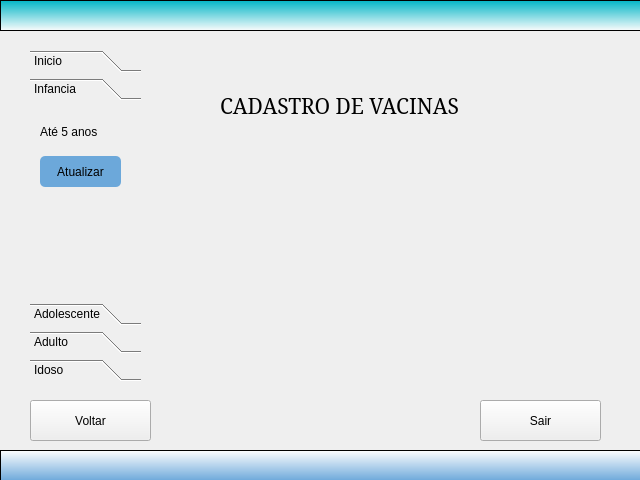
<?xml version="1.0" encoding="UTF-8"?>
<ui version="4.0">
 <class>MainWindow</class>
 <widget class="QMainWindow" name="MainWindow">
  <property name="geometry">
   <rect>
    <x>0</x>
    <y>0</y>
    <width>640</width>
    <height>480</height>
   </rect>
  </property>
  <property name="windowTitle">
   <string>MainWindow</string>
  </property>
  <property name="styleSheet">
   <string notr="true">font: 10pt &quot;Constantia&quot;;</string>
  </property>
  <widget class="QWidget" name="centralwidget">
   <property name="styleSheet">
    <string notr="true">QPushButton{
background-color: rgb(72, 187, 198);
border-radius: 5px;	
}
QPushButton:hover{
background-color: rgb(72, 187, 198);
border-radius: 5px;	
}
QPushButton:pressed{
background-color: rgb(255 , 255, 255);
border-radius: 5px;	
}
background-color: rgb(255, 255, 255);
font: 10pt &quot;Constantia&quot;;
</string>
   </property>
   <widget class="QFrame" name="frame">
    <property name="geometry">
     <rect>
      <x>0</x>
      <y>0</y>
      <width>641</width>
      <height>31</height>
     </rect>
    </property>
    <property name="styleSheet">
     <string notr="true">background-color: qlineargradient(spread:pad, x1:0.5, y1:0, x2:0.5, y2:1, stop:0 rgba(0, 181, 198, 255), stop:1 rgba(255, 255, 255, 224));</string>
    </property>
    <property name="frameShape">
     <enum>QFrame::StyledPanel</enum>
    </property>
    <property name="frameShadow">
     <enum>QFrame::Raised</enum>
    </property>
   </widget>
   <widget class="QFrame" name="frame_2">
    <property name="geometry">
     <rect>
      <x>0</x>
      <y>450</y>
      <width>641</width>
      <height>31</height>
     </rect>
    </property>
    <property name="styleSheet">
     <string notr="true">background-color: qlineargradient(spread:pad, x1:0.5, y1:0, x2:0.5, y2:1, stop:0 rgba(255, 255, 255, 255), stop:1 rgba(108, 168, 218, 255));</string>
    </property>
    <property name="frameShape">
     <enum>QFrame::StyledPanel</enum>
    </property>
    <property name="frameShadow">
     <enum>QFrame::Raised</enum>
    </property>
   </widget>
   <widget class="QStackedWidget" name="stackedWidget">
    <property name="geometry">
     <rect>
      <x>160</x>
      <y>50</y>
      <width>441</width>
      <height>331</height>
     </rect>
    </property>
    <property name="currentIndex">
     <number>0</number>
    </property>
    <widget class="QWidget" name="page_inicio">
     <widget class="QLabel" name="label_5">
      <property name="geometry">
       <rect>
        <x>70</x>
        <y>50</y>
        <width>301</width>
        <height>261</height>
       </rect>
      </property>
      <property name="font">
       <font>
        <family>Constantia</family>
        <pointsize>10</pointsize>
        <weight>50</weight>
        <italic>false</italic>
        <bold>false</bold>
       </font>
      </property>
      <property name="autoFillBackground">
       <bool>false</bool>
      </property>
      <property name="styleSheet">
       <string notr="true"/>
      </property>
      <property name="text">
       <string/>
      </property>
      <property name="textFormat">
       <enum>Qt::AutoText</enum>
      </property>
      <property name="pixmap">
       <pixmap>logo-versão_completa-removebg-preview.png</pixmap>
      </property>
      <property name="scaledContents">
       <bool>true</bool>
      </property>
     </widget>
     <widget class="QLabel" name="label_6">
      <property name="geometry">
       <rect>
        <x>60</x>
        <y>30</y>
        <width>311</width>
        <height>51</height>
       </rect>
      </property>
      <property name="font">
       <font>
        <family>Constantia</family>
        <pointsize>16</pointsize>
        <weight>50</weight>
        <italic>false</italic>
        <bold>false</bold>
       </font>
      </property>
      <property name="styleSheet">
       <string notr="true"> font:16pt &quot;Constantia&quot;;

</string>
      </property>
      <property name="text">
       <string>CADASTRO DE VACINAS</string>
      </property>
     </widget>
    </widget>
    <widget class="QWidget" name="page_infancia">
     <widget class="QWidget" name="">
      <property name="geometry">
       <rect>
        <x>0</x>
        <y>30</y>
        <width>451</width>
        <height>897</height>
       </rect>
      </property>
      <layout class="QVBoxLayout" name="verticalLayout">
       <item>
        <widget class="QCheckBox" name="checkBox_bcc">
         <property name="text">
          <string>BCG </string>
         </property>
        </widget>
       </item>
       <item>
        <widget class="QCheckBox" name="checkBox_2_hepatiteB">
         <property name="text">
          <string>Hepatite B</string>
         </property>
        </widget>
       </item>
       <item>
        <widget class="QCheckBox" name="checkBox_3">
         <property name="text">
          <string>Penta (3 doses)</string>
         </property>
        </widget>
       </item>
       <item>
        <widget class="QCheckBox" name="checkBox_4">
         <property name="text">
          <string>Vacina Poliomietile 1, 2 e 3 (inativa)(VIP) 
(3 doses + 2 Reforços) </string>
         </property>
        </widget>
       </item>
       <item>
        <widget class="QCheckBox" name="checkBox_5">
         <property name="text">
          <string>Pneumocócita 10 Valente (2 Doses + 1 Reforço)</string>
         </property>
        </widget>
       </item>
       <item>
        <widget class="QCheckBox" name="checkBox_6">
         <property name="text">
          <string>Rotavírus humano (2 doses)</string>
         </property>
        </widget>
       </item>
       <item>
        <widget class="QCheckBox" name="checkBox_32">
         <property name="text">
          <string>DTP (3 Doses + 2 Reforços)</string>
         </property>
        </widget>
       </item>
       <item>
        <widget class="QCheckBox" name="checkBox_31">
         <property name="text">
          <string>Triplice Viral</string>
         </property>
        </widget>
       </item>
       <item>
        <widget class="QCheckBox" name="checkBox_30">
         <property name="text">
          <string>Rotavírus humano (2 doses)</string>
         </property>
        </widget>
       </item>
       <item>
        <widget class="QCheckBox" name="checkBox_29">
         <property name="text">
          <string>BCG </string>
         </property>
        </widget>
       </item>
       <item>
        <widget class="QCheckBox" name="checkBox_28">
         <property name="text">
          <string>Meningocócita C (2 doses + 1 Reforço)</string>
         </property>
        </widget>
       </item>
       <item>
        <widget class="QCheckBox" name="checkBox_27">
         <property name="text">
          <string>Vacina Poliomietile 1, 2 e 3 (inativa)(VIP) 
(3 doses + 2 Reforços) </string>
         </property>
        </widget>
       </item>
       <item>
        <widget class="QCheckBox" name="checkBox_26">
         <property name="text">
          <string>Hepatite B</string>
         </property>
        </widget>
       </item>
       <item>
        <widget class="QCheckBox" name="checkBox_25">
         <property name="text">
          <string>Pneumocócita 10 Valente (2 Doses + 1 Reforço)</string>
         </property>
        </widget>
       </item>
       <item>
        <widget class="QCheckBox" name="checkBox_24">
         <property name="text">
          <string>Penta (3 doses)</string>
         </property>
        </widget>
       </item>
       <item>
        <widget class="QCheckBox" name="checkBox_15">
         <property name="text">
          <string>Vacina Poliomielite 1 e 3 (atenuada) (VOP) 
(2 doses de Reforço)</string>
         </property>
        </widget>
       </item>
       <item>
        <widget class="QCheckBox" name="checkBox_7">
         <property name="text">
          <string>Meningocócita C (2 doses + 1 Reforço)</string>
         </property>
        </widget>
       </item>
       <item>
        <widget class="QCheckBox" name="checkBox_8">
         <property name="text">
          <string>Triplice Viral</string>
         </property>
        </widget>
       </item>
       <item>
        <widget class="QCheckBox" name="checkBox_9">
         <property name="text">
          <string>DTP (3 Doses + 2 Reforços)</string>
         </property>
        </widget>
       </item>
       <item>
        <widget class="QCheckBox" name="checkBox_10">
         <property name="text">
          <string>Vacina Poliomielite 1 e 3 (atenuada) (VOP) 
(2 doses de Reforço)</string>
         </property>
        </widget>
       </item>
       <item>
        <widget class="QCheckBox" name="checkBox_11">
         <property name="text">
          <string>Variceola Atenuada</string>
         </property>
        </widget>
       </item>
      </layout>
     </widget>
    </widget>
    <widget class="QWidget" name="page_adolescente">
     <widget class="QCheckBox" name="checkBox_12">
      <property name="geometry">
       <rect>
        <x>30</x>
        <y>60</y>
        <width>141</width>
        <height>20</height>
       </rect>
      </property>
      <property name="text">
       <string>Hepatite B</string>
      </property>
      <property name="checked">
       <bool>false</bool>
      </property>
      <property name="autoRepeat">
       <bool>false</bool>
      </property>
      <property name="autoExclusive">
       <bool>false</bool>
      </property>
      <property name="tristate">
       <bool>false</bool>
      </property>
     </widget>
     <widget class="QCheckBox" name="checkBox_13">
      <property name="geometry">
       <rect>
        <x>30</x>
        <y>90</y>
        <width>201</width>
        <height>20</height>
       </rect>
      </property>
      <property name="text">
       <string>Dupla Adulto(dT)</string>
      </property>
     </widget>
     <widget class="QCheckBox" name="checkBox_14">
      <property name="geometry">
       <rect>
        <x>30</x>
        <y>120</y>
        <width>171</width>
        <height>20</height>
       </rect>
      </property>
      <property name="text">
       <string>Trípice Viral</string>
      </property>
     </widget>
     <widget class="QCheckBox" name="checkBox_16">
      <property name="geometry">
       <rect>
        <x>30</x>
        <y>150</y>
        <width>201</width>
        <height>20</height>
       </rect>
      </property>
      <property name="text">
       <string>Meningocócita C</string>
      </property>
     </widget>
     <widget class="QCheckBox" name="checkBox_17">
      <property name="geometry">
       <rect>
        <x>30</x>
        <y>180</y>
        <width>81</width>
        <height>20</height>
       </rect>
      </property>
      <property name="text">
       <string>HPV</string>
      </property>
     </widget>
    </widget>
    <widget class="QWidget" name="page_adulto">
     <widget class="QCheckBox" name="checkBox_18">
      <property name="geometry">
       <rect>
        <x>30</x>
        <y>70</y>
        <width>161</width>
        <height>20</height>
       </rect>
      </property>
      <property name="text">
       <string>Hepatite B</string>
      </property>
     </widget>
     <widget class="QCheckBox" name="checkBox_19">
      <property name="geometry">
       <rect>
        <x>30</x>
        <y>100</y>
        <width>211</width>
        <height>20</height>
       </rect>
      </property>
      <property name="text">
       <string>Duplo Adulto(dT)</string>
      </property>
     </widget>
     <widget class="QCheckBox" name="checkBox_20">
      <property name="geometry">
       <rect>
        <x>30</x>
        <y>130</y>
        <width>141</width>
        <height>20</height>
       </rect>
      </property>
      <property name="text">
       <string>Tríplice Viral</string>
      </property>
     </widget>
    </widget>
    <widget class="QWidget" name="page_idoso">
     <property name="enabled">
      <bool>true</bool>
     </property>
     <widget class="QCheckBox" name="checkBox_21">
      <property name="geometry">
       <rect>
        <x>30</x>
        <y>60</y>
        <width>131</width>
        <height>20</height>
       </rect>
      </property>
      <property name="text">
       <string>Hepatite B</string>
      </property>
     </widget>
     <widget class="QCheckBox" name="checkBox_22">
      <property name="geometry">
       <rect>
        <x>30</x>
        <y>90</y>
        <width>201</width>
        <height>20</height>
       </rect>
      </property>
      <property name="text">
       <string>Duplo Adulto (dT)</string>
      </property>
     </widget>
     <widget class="QCheckBox" name="checkBox_23">
      <property name="geometry">
       <rect>
        <x>30</x>
        <y>120</y>
        <width>211</width>
        <height>20</height>
       </rect>
      </property>
      <property name="text">
       <string>Influenza (anual)</string>
      </property>
     </widget>
    </widget>
   </widget>
   <widget class="QToolBox" name="toolBox">
    <property name="geometry">
     <rect>
      <x>30</x>
      <y>50</y>
      <width>111</width>
      <height>331</height>
     </rect>
    </property>
    <property name="styleSheet">
     <string notr="true">QPushButton{
background-color: rgb(108, 168, 218);
border-radius: 5px;	
}
QPushButton:hover{
background-color: rgb(72, 187, 198);
border-radius: 5px;	
}
QPushButton:pressed{
background-color: rgb(255 , 255, 255);
border-radius: 5px;	
}</string>
    </property>
    <property name="currentIndex">
     <number>1</number>
    </property>
    <widget class="QWidget" name="page_0">
     <attribute name="label">
      <string>Inicio</string>
     </attribute>
     <widget class="QPushButton" name="pushButton_listar_vacinas">
      <property name="geometry">
       <rect>
        <x>0</x>
        <y>20</y>
        <width>101</width>
        <height>71</height>
       </rect>
      </property>
      <property name="text">
       <string>Cadernetana
 de 
Vacinação</string>
      </property>
     </widget>
    </widget>
    <widget class="QWidget" name="page_1">
     <property name="geometry">
      <rect>
       <x>0</x>
       <y>0</y>
       <width>111</width>
       <height>151</height>
      </rect>
     </property>
     <attribute name="label">
      <string>Infancia</string>
     </attribute>
     <widget class="QLabel" name="label">
      <property name="geometry">
       <rect>
        <x>10</x>
        <y>0</y>
        <width>101</width>
        <height>51</height>
       </rect>
      </property>
      <property name="text">
       <string>Até 5 anos</string>
      </property>
     </widget>
     <widget class="QPushButton" name="pushButton_atualizar_infancia">
      <property name="geometry">
       <rect>
        <x>10</x>
        <y>50</y>
        <width>81</width>
        <height>31</height>
       </rect>
      </property>
      <property name="text">
       <string>Atualizar</string>
      </property>
     </widget>
    </widget>
    <widget class="QWidget" name="page_2">
     <property name="geometry">
      <rect>
       <x>0</x>
       <y>0</y>
       <width>111</width>
       <height>151</height>
      </rect>
     </property>
     <attribute name="label">
      <string>Adolescente</string>
     </attribute>
     <widget class="QLabel" name="label_2">
      <property name="geometry">
       <rect>
        <x>10</x>
        <y>10</y>
        <width>91</width>
        <height>51</height>
       </rect>
      </property>
      <property name="text">
       <string>Dos 10 aos 
 19 anos</string>
      </property>
     </widget>
     <widget class="QPushButton" name="pushButton_atualizar_adolescente">
      <property name="geometry">
       <rect>
        <x>10</x>
        <y>70</y>
        <width>81</width>
        <height>31</height>
       </rect>
      </property>
      <property name="text">
       <string>Atualizar</string>
      </property>
     </widget>
    </widget>
    <widget class="QWidget" name="page_3">
     <property name="geometry">
      <rect>
       <x>0</x>
       <y>0</y>
       <width>111</width>
       <height>151</height>
      </rect>
     </property>
     <attribute name="label">
      <string>Adulto</string>
     </attribute>
     <widget class="QLabel" name="label_3">
      <property name="geometry">
       <rect>
        <x>20</x>
        <y>0</y>
        <width>71</width>
        <height>61</height>
       </rect>
      </property>
      <property name="text">
       <string>De 20 a 
59 anos</string>
      </property>
     </widget>
     <widget class="QPushButton" name="pushButton_atualizar_adulto">
      <property name="geometry">
       <rect>
        <x>10</x>
        <y>60</y>
        <width>81</width>
        <height>31</height>
       </rect>
      </property>
      <property name="text">
       <string>Atualizar</string>
      </property>
     </widget>
    </widget>
    <widget class="QWidget" name="page_4">
     <property name="geometry">
      <rect>
       <x>0</x>
       <y>0</y>
       <width>111</width>
       <height>151</height>
      </rect>
     </property>
     <attribute name="label">
      <string>Idoso</string>
     </attribute>
     <widget class="QLabel" name="label_4">
      <property name="geometry">
       <rect>
        <x>10</x>
        <y>0</y>
        <width>81</width>
        <height>61</height>
       </rect>
      </property>
      <property name="text">
       <string>Acima de 
60 anos</string>
      </property>
     </widget>
     <widget class="QPushButton" name="pushButton_atualizar_idoso">
      <property name="geometry">
       <rect>
        <x>10</x>
        <y>60</y>
        <width>81</width>
        <height>31</height>
       </rect>
      </property>
      <property name="text">
       <string>Atualizar</string>
      </property>
     </widget>
    </widget>
   </widget>
   <widget class="QPushButton" name="pushButton_back">
    <property name="geometry">
     <rect>
      <x>30</x>
      <y>400</y>
      <width>121</width>
      <height>41</height>
     </rect>
    </property>
    <property name="text">
     <string>Voltar</string>
    </property>
   </widget>
   <widget class="QPushButton" name="pushButton_exit">
    <property name="geometry">
     <rect>
      <x>480</x>
      <y>400</y>
      <width>121</width>
      <height>41</height>
     </rect>
    </property>
    <property name="text">
     <string>Sair</string>
    </property>
   </widget>
  </widget>
 </widget>
 <resources/>
 <connections>
  <connection>
   <sender>checkBox_12</sender>
   <signal>toggled(bool)</signal>
   <receiver>checkBox_12</receiver>
   <slot>setDisabled(bool)</slot>
   <hints>
    <hint type="sourcelabel">
     <x>241</x>
     <y>139</y>
    </hint>
    <hint type="destinationlabel">
     <x>237</x>
     <y>124</y>
    </hint>
   </hints>
  </connection>
  <connection>
   <sender>checkBox_14</sender>
   <signal>toggled(bool)</signal>
   <receiver>checkBox_14</receiver>
   <slot>setDisabled(bool)</slot>
   <hints>
    <hint type="sourcelabel">
     <x>256</x>
     <y>190</y>
    </hint>
    <hint type="destinationlabel">
     <x>207</x>
     <y>191</y>
    </hint>
   </hints>
  </connection>
  <connection>
   <sender>checkBox_16</sender>
   <signal>toggled(bool)</signal>
   <receiver>checkBox_16</receiver>
   <slot>setDisabled(bool)</slot>
   <hints>
    <hint type="sourcelabel">
     <x>269</x>
     <y>248</y>
    </hint>
    <hint type="destinationlabel">
     <x>297</x>
     <y>253</y>
    </hint>
   </hints>
  </connection>
 </connections>
</ui>
